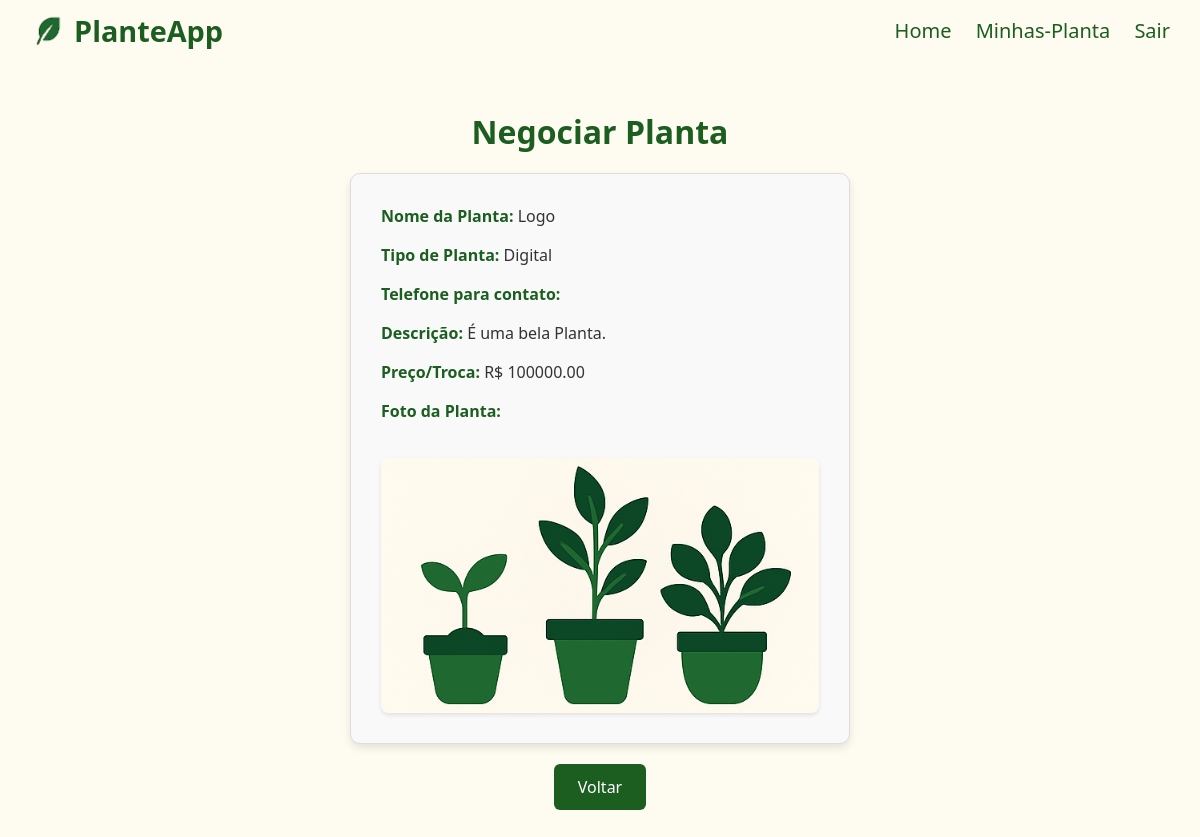
Screenshot of /Planta/negociar.php?idplantas=3 with the database file from the repository.
### tables this page shows
CREATE TABLE `plantas` (
  `idplantas` int(11) NOT NULL AUTO_INCREMENT,
  `nome` varchar(100) DEFAULT NULL,
  `tipo` varchar(100) DEFAULT NULL,
  `telefone` varchar(15) DEFAULT NULL,
  `descricao` mediumtext DEFAULT NULL,
  `foto` varchar(45) DEFAULT NULL,
  `opcao` enum('doar','trocar','vender') DEFAULT NULL,
  `preco` decimal(10,2) DEFAULT NULL,
  `usuario_id` int(11) DEFAULT NULL,
  `troca` varchar(100) DEFAULT NULL,
  PRIMARY KEY (`idplantas`),
  KEY `fk_plantas_usuarios_idx` (`usuario_id`),
  CONSTRAINT `fk_plantas_usuarios` FOREIGN KEY (`usuario_id`) REFERENCES `cadastro` (`id`) ON DELETE NO ACTION ON UPDATE NO ACTION
);

### Planta/negociar.php (the view, shortened to what this page needs)
<?php
$nome = $tipo = $descricao = $opcao = $preco = $foto = "";
if (!empty($_GET['idplantas'])) {
    include_once(__DIR__ . '/../Login/config.php');
    $idplantas = $_GET['idplantas'];
    $sqlSelect = "SELECT * FROM plantas WHERE idplantas = $idplantas";
    $result = $conexao->query($sqlSelect);
    if ($result && $result->num_rows > 0) {
        $row = $result->fetch_assoc();
        $nome = $row['nome'];
        $tipo = $row['tipo'];
        $telefone = $row['telefone'];
        $descricao = $row['descricao'];
        $opcao = $row['opcao'];
        $preco = $row['preco'];
        $foto = $row['foto'];
        $troca = $row['troca'];
    } else {
        echo "Planta não encontrada.";
        exit();
    }
}
?>
<html lang="pt-br">
<head>
    <link rel="stylesheet" href="../CSS/negociar.css">
</head>
<body>
  <header>
    <div class="logo">
      <img src="../img/folha.png" alt="Logo" />
      <a href="../Login/home.php">PlanteApp</a>
    </div>
    <nav>
      <a href="../Login/home.php">Home</a>
      <a href="listar-plantas.php">Minhas-Planta</a>
      <a href="../Login/sair.php">Sair</a>
    </nav>
  </header>
  <main>
    <h1>Negociar Planta</h1>
    <div class="planta-info">
        <p><strong>Nome da Planta:</strong> <?php echo htmlspecialchars($nome); ?></p>
        <p><strong>Tipo de Planta:</strong> <?php echo htmlspecialchars($tipo); ?></p>
        <p><strong>Telefone para contato:</strong> <?php echo htmlspecialchars($telefone); ?></p>
        <p><strong>Descrição:</strong> <?php echo nl2br(htmlspecialchars($descricao)); ?></p>
        <p><strong>Preço/Troca:</strong>
        <?php
        if ($opcao == 'vender') {
            echo 'R$ ' . htmlspecialchars($preco);
        } elseif ($opcao == 'trocar') {
            echo htmlspecialchars($troca);
        } else {
            echo 'doação não envolve valor monetário';
        }
        ?>
    </p>
        <?php if (!empty($foto)): ?>
            <p><strong>Foto da Planta:</strong></p>
            <img src="uploads/<?php echo htmlspecialchars($foto); ?>" alt="Foto da planta">
        <?php else: ?>
            <p>Não há foto disponível para esta planta.</p>
        <?php endif; ?>
    </div>
    <a href="../Login/home.php" class="botao">Voltar</a>
  </main>
</body>
</html>

### CSS/negociar.css (style rules this page uses)
* { margin: 0; padding: 0; box-sizing: border-box; font-family: 'Segoe UI', Tahoma, Geneva, Verdana, sans-serif; }
body { background-color: #FEFBF0; color: #2e7d32; min-height: 100vh; display: flex; flex-direction: column; }
header { display: flex; justify-content: space-between; align-items: center; padding: 10px 30px; }
.logo a { text-decoration: none; color: #1b5e20; }
.logo { display: flex; align-items: center; font-weight: bold; font-size: 1.8rem; }
.logo img { height: 40px; margin-right: 0.5rem; }
nav a { margin-left: 20px; text-decoration: none; color: #1b5e20; font-weight: 500; font-size: 20px; gap: 1rem; }
main { display: flex; flex-direction: column; align-items: center; margin: 40px 20px; flex-grow: 1; }
main h1 { margin-top: 10px; font-size: 32px; margin-bottom: 20px; color: #1b5e20; }
.planta-info { background-color: #f9f9f9; border: 1px solid #ddd; padding: 30px; border-radius: 10px; width: 100%; max-width: 500px; display: flex; flex-direction: column; gap: 15px; color: #333; text-align: left; box-shadow: 0 4px 8px rgba(0, 0, 0, 0.1); }
.planta-info p { margin: 0; line-height: 1.5; font-size: 16px; }
.planta-info p strong { color: #1b5e20; }
.planta-info img { max-width: 100%; height: auto; display: block; margin-top: 20px; border-radius: 8px; box-shadow: 0 2px 4px rgba(0, 0, 0, 0.1); }
.botao { background-color: #1b5e20; color: white; padding: 12px 24px; font-size: 16px; border: none; border-radius: 6px; cursor: pointer; transition: background-color 0.3s ease; text-decoration: none; margin-top: 20px; align-self: center; }

### rows the page displays
plantas: nome "Logo", tipo "Digital", descricao "É uma bela Planta.", preco "100000.00", foto (picture)
